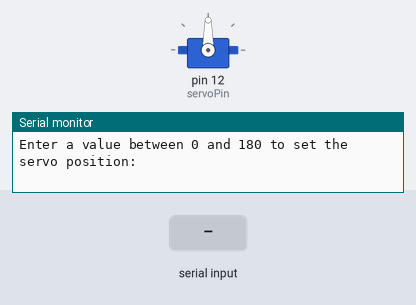
Simulated run of this sketch. Board: Arduino Uno, built with avr-gcc and run on an emulated ATmega328P. Parts: servo, the last lines printed to the serial monitor. The inputs (shaded band) are chosen by the test bench.

Above: at 1.2 s.
1.3 s: "30,150\n" received over Serial
At 1.6 s:
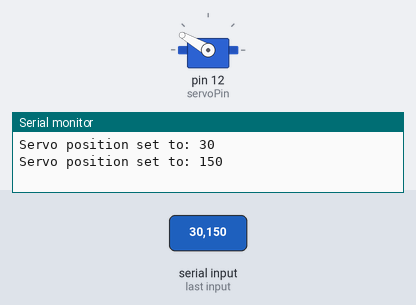
At 3.5 s:
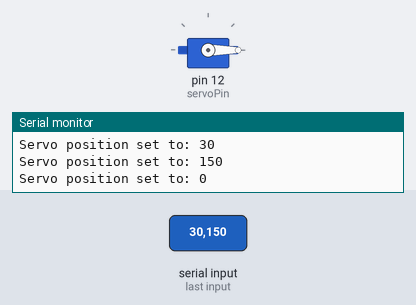
3.8 s: "90,45\n" received over Serial
At 4.6 s:
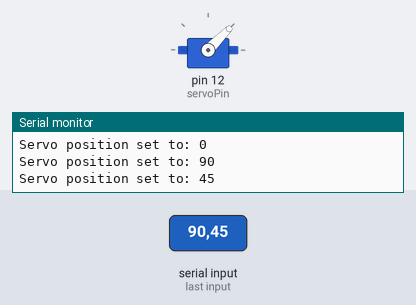
Timing chart, 0 to 6.8 s (numbered marks = the images above; inputs shaded):
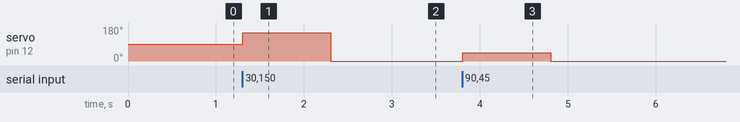

The sketch:

servo_input_test.ino
```cpp
#include <Servo.h>  // Include the Servo library

// Create a Servo object
Servo myServo;

// Define the pin where the servo is connected
const int servoPin = 12;

// Initialize the servo and set the pin
void setup() {
  Serial.begin(9600);      // Start serial communication at 9600 baud
  myServo.attach(servoPin); // Attach the servo to the defined pin
  Serial.println("Enter a value between 0 and 180 to set the servo position:");
}

void loop() {
  // Check if data is available in the serial buffer
  if (Serial.available() > 0) {
    int angle = Serial.parseInt(); // Read the incoming value as an integer

    // Check if the angle is within the valid range
    if (angle >= 0 && angle <= 180) {
      myServo.write(angle); // Set the servo position to the received angle
      Serial.print("Servo position set to: ");
      Serial.println(angle);
    } else {
      Serial.println("Please enter a value between 0 and 180.");
    }
  }
}
```

Measured:
- after the input at 1.3 s, servo on pin 12 (servoPin): 90° → 150° at once, → 0° 1.0 s later
- after the input at 3.8 s, servo on pin 12 (servoPin): 0° → 45° at once, → 0° 1.0 s later
